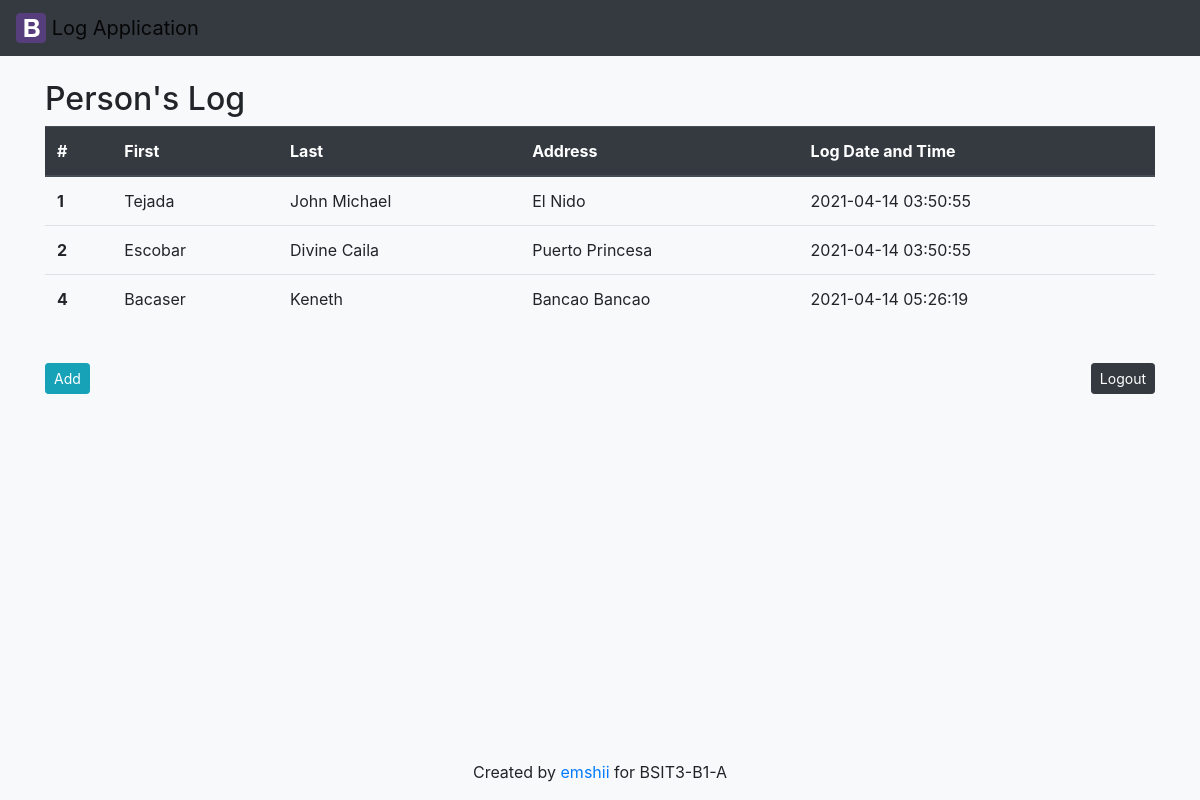
/guestbook-list.php, run on the app's committed database.
### tables this page shows
CREATE TABLE `person` (
  `id` int(11) NOT NULL,
  `fname` varchar(100) NOT NULL,
  `lname` varchar(100) NOT NULL,
  `address` varchar(100) NOT NULL,
  `date` timestamp NOT NULL DEFAULT current_timestamp()
);

### guestbook-list.php (the view, shortened to what this page needs)
<?php
require('config/db.php');
$query = 'SELECT * FROM person';
$result = mysqli_query($conn, $query);
$persons = mysqli_fetch_all($result, MYSQLI_ASSOC);
?>
<?php include('inc/header.php'); ?>
	<div class="container">
    <br/>
		<h2>Person's Log</h2>
        <table class="table">
                <thead class="thead-dark">
                    <tr>
                    <th scope="col">#</th>
                    <th scope="col">First</th>
                    <th scope="col">Last</th>
                    <th scope="col">Address</th>
                    <th scope="col">Log Date and Time</th>
                    </tr>
                </thead>
			<div class="well">
                <tbody>
                <?php foreach($persons as $person) : ?>
                    <tr>
                    <th scope="row"><?php echo $person['id'];?></th>
                    <td><?php echo $person['lname'];?></td>
                    <td><?php echo $person['fname'];?></td>
                    <td><?php echo $person['address'];?></td>
                    <td><?php echo $person['date'];?></td>
                    </tr>
                <?php endforeach; ?>
                </tbody>
            </div>
        </table>
        <br/>
            <button type="button" class="btn btn-info btn-sm" onclick="document.location='index.php'">Add</button>
            <button type="button" class="btn btn-dark btn-sm float-sm-right" onclick="document.location='guestbook-login.php'">Logout</button>
</div>
<?php include('inc/footer.php'); ?>

### inc/header.php (shortened to what this page needs)
<!DOCTYPE html>
<html lang="en">
<head>
  <link rel="stylesheet" href="https://maxcdn.bootstrapcdn.com/bootstrap/4.5.2/css/bootstrap.min.css">
</head>
<body class="d-flex flex-column min-vh-100 bg-light">
	<?php include('navbar.php'); ?>

### inc/navbar.php
<nav class="navbar navbar-light bg-dark">
  <a class="navbar-brand" href="#">
    <img src="img/bootstrap.svg" width="30" height="30" class="d-inline-block align-top" alt="" loading="lazy">
    Log Application
  </a>
</nav>

### inc/footer.php
<footer class="mastfoot mt-auto" style="text-align: center;">
    <div class="inner">
      <p>Created by <a href="https://github.com/emshii">emshii</a> for BSIT3-B1-A</p>
    </div>
</footer>
  </body>
</html>

### data on the page
person: id "1", lname "Tejada", fname "John Michael", address "El Nido", date "2021-04-14 03:50:55"
person: id "2", lname "Escobar", fname "Divine Caila", address "Puerto Princesa", date "2021-04-14 03:50:55"
person: id "4", lname "Bacaser", fname "Keneth", address "Bancao Bancao", date "2021-04-14 05:26:19"
